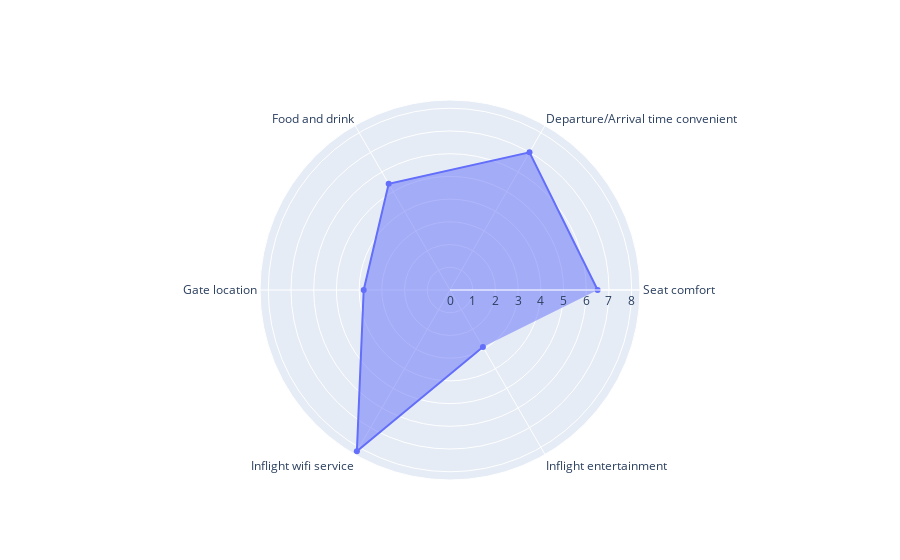

Notebook code for this chart:
### Code cell
fig = go.Figure(data=go.Scatterpolar(r=airline_survey["A"]["Avg Rating"],
                                     theta=airline_survey["A"]["Service"],
                                     fill="toself",
                                     #fillcolor="red",
                                     name="Airline A",))
fig.update_layout(polar={"radialaxis": {"visible": True,},}, showlegend=False)
fig.show()

### Figure 1 — Plotly figure (JSON) as saved in the notebook; plotly's stock layout.template omitted (floating-point values rounded to 4 significant figures)
{"data": [{"fill": "toself", "name": "Airline A", "r": [6.5, 7, 5.4, 3.8, 8.2, 2.9], "theta": ["Seat comfort", "Departure/Arrival time convenient", "Food and drink", "Gate location", "Inflight wifi service", "Inflight entertainment"], "type": "scatterpolar"}], "layout": {"polar": {"radialaxis": {"visible": true}}, "showlegend": false}}
